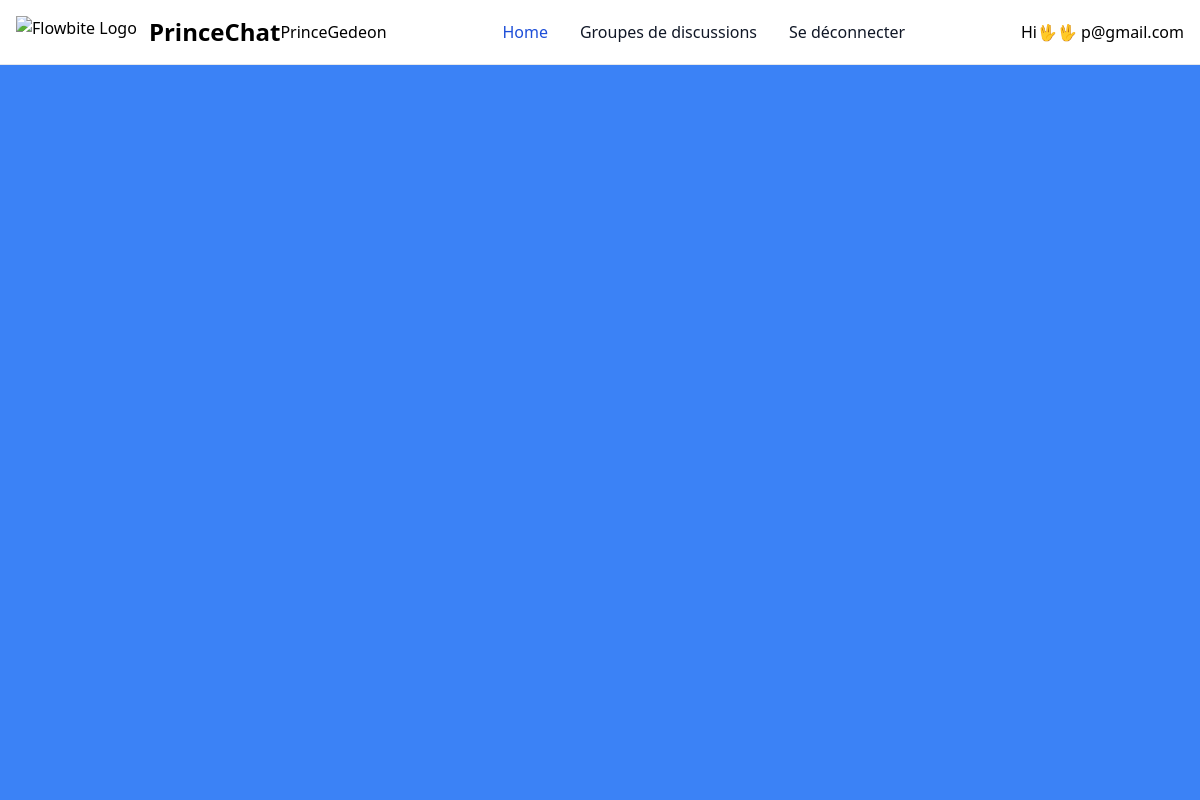
The app's page /rooms (signed in), older data.
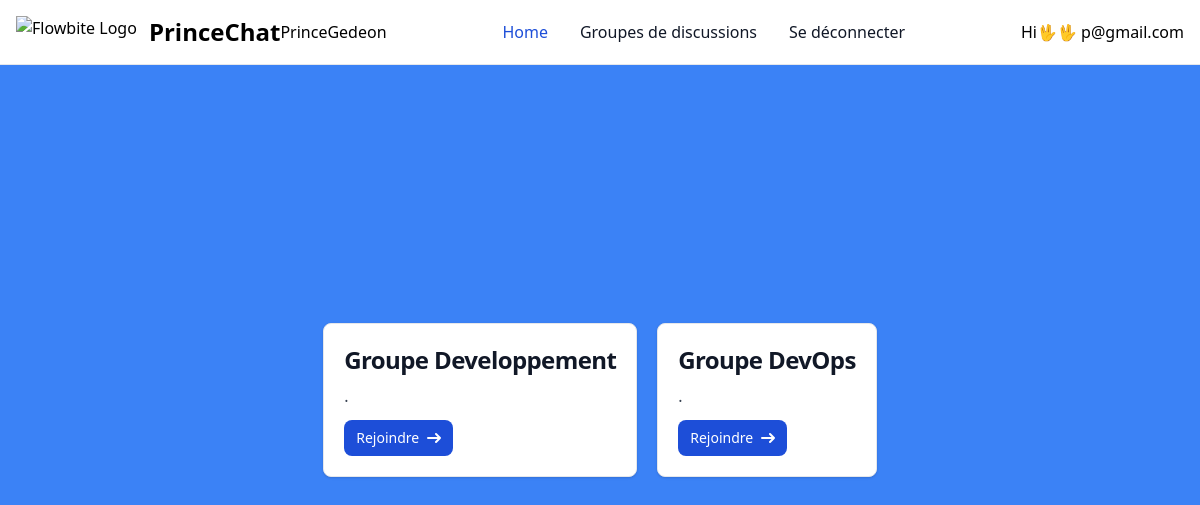
The same page, newer data.
### roomapp/models.py (models this page shows, shortened)
class Room(models.Model):
    name=models.CharField(max_length=255)
    description=models.CharField(max_length=500,default="")
    slug=models.SlugField(unique=True,blank=True)

### roomapp/views.py (the view)
# urls.py: path('rooms',views.rooms,name="rooms"),
@login_required
def rooms(request):
    rooms=Room.objects.all()
    return render(request,'room/rooms.html',context={'rooms':rooms})

### templates/room/rooms.html (shortened to what this page needs)
{% extends 'base.html' %}
{% block content %}
<div class="  min-h-screen w-screen bg-red-200 ">
    <div class="flex flex-col md:flex-row gap-5 items-center justify-center h-screen bg-blue-500 h-full mx-auto w-full">
{% for room in rooms %}
    <div>
<div class="max-w-sm max-h-[250px] bg-white border border-gray-200 rounded-lg shadow dark:bg-gray-800 dark:border-gray-700">
    <div class="p-5">
        <a href="#">
            <h5 class="mb-2 text-2xl font-bold tracking-tight text-gray-900 dark:text-white">{{room.name}}</h5>
        </a>
        <p class="mb-3 font-normal text-gray-700 dark:te<sxt-gray-400">{{room.description}}.</p>
        <a href="{% url 'room' room.slug %}" class="inline-flex items-center px-3 py-2 text-sm font-medium text-center text-white bg-blue-700 rounded-lg hover:bg-blue-800 focus:ring-4 focus:outline-none focus:ring-blue-300 dark:bg-blue-600 dark:hover:bg-blue-700 dark:focus:ring-blue-800">
            Rejoindre
             <svg class="w-3.5 h-3.5 ml-2" aria-hidden="true" xmlns="http://www.w3.org/2000/svg" fill="none" viewBox="0 0 14 10">
                <path stroke="currentColor" stroke-linecap="round" stroke-linejoin="round" stroke-width="2" d="M1 5h12m0 0L9 1m4 4L9 9"/>
            </svg>
        </a>
    </div>
</div>
</div>
{% endfor %}
        </div>
</div>
{% endblock %}

### templates/base.html (shortened to what this page needs)
{% load static %}
<!DOCTYPE html>
<html lang="en">
<head>
    <script src="https://cdn.tailwindcss.com"></script>
</head>
<body class="bg-teal-500">
{% include 'include/nav.html' %}
{% block content %}
{% endblock %}
</body>
</html>

### templates/include/nav.html (shortened to what this page needs)
<nav class="bg-white dark:bg-gray-900 fixed w-full z-20 top-0 left-0 border-b border-gray-200 dark:border-gray-600">
  <div class="max-w-screen-xl flex flex-wrap items-center justify-between mx-auto p-4">
  <a href="https://flowbite.com/" class="flex items-center">
      <img src="https://flowbite.com/docs/images/logo.svg" class="h-8 mr-3" alt="Flowbite Logo">
      <span class="self-center text-2xl font-semibold whitespace-nowrap dark:text-white">PrinceChat</span>
      <h3>PrinceGedeon</h3>
  </a>
  <div class="flex md:order-2">
     {% if request.user.is_authenticated %}
        <a href="#">Hi🖖🖖 {{request.user.username}} </a>
      {% endif %}
  </div>
  <div class="items-center justify-between hidden w-full md:flex md:w-auto md:order-1" id="navbar-sticky">
    <ul class="flex flex-col p-4 md:p-0 mt-4 font-medium border border-gray-100 rounded-lg bg-gray-50 md:flex-row md:space-x-8 md:mt-0 md:border-0 md:bg-white dark:bg-gray-800 md:dark:bg-gray-900 dark:border-gray-700">
      <li>
        <a href="#" class="block py-2 pl-3 pr-4 text-white bg-blue-700 rounded md:bg-transparent md:text-blue-700 md:p-0 md:dark:text-blue-500" aria-current="page">Home</a>
      </li>
      {% if request.user.is_authenticated %}
      <li>
        <a href="/rooms" class="block py-2 pl-3 pr-4 text-gray-900 rounded hover:bg-gray-100 md:hover:bg-transparent md:hover:text-blue-700 md:p-0 md:dark:hover:text-blue-500 dark:text-white dark:hover:bg-gray-700 dark:hover:text-white md:dark:hover:bg-transparent dark:border-gray-700">Groupes de discussions</a>
      </li>
      <li>
        <a href="{% url 'logout' %}" class="block py-2 pl-3 pr-4 text-gray-900 rounded hover:bg-gray-100 md:hover:bg-transparent md:hover:text-blue-700 md:p-0 md:dark:hover:text-blue-500 dark:text-white dark:hover:bg-gray-700 dark:hover:text-white md:dark:hover:bg-transparent dark:border-gray-700">Se déconnecter</a>
      </li>
      {% endif %}
    </ul>
  </div>
  </div>
</nav>

Row changes from the older to the newer data that the page shows:
added Room: name "Groupe Developpement"
added Room: name "Groupe DevOps"
